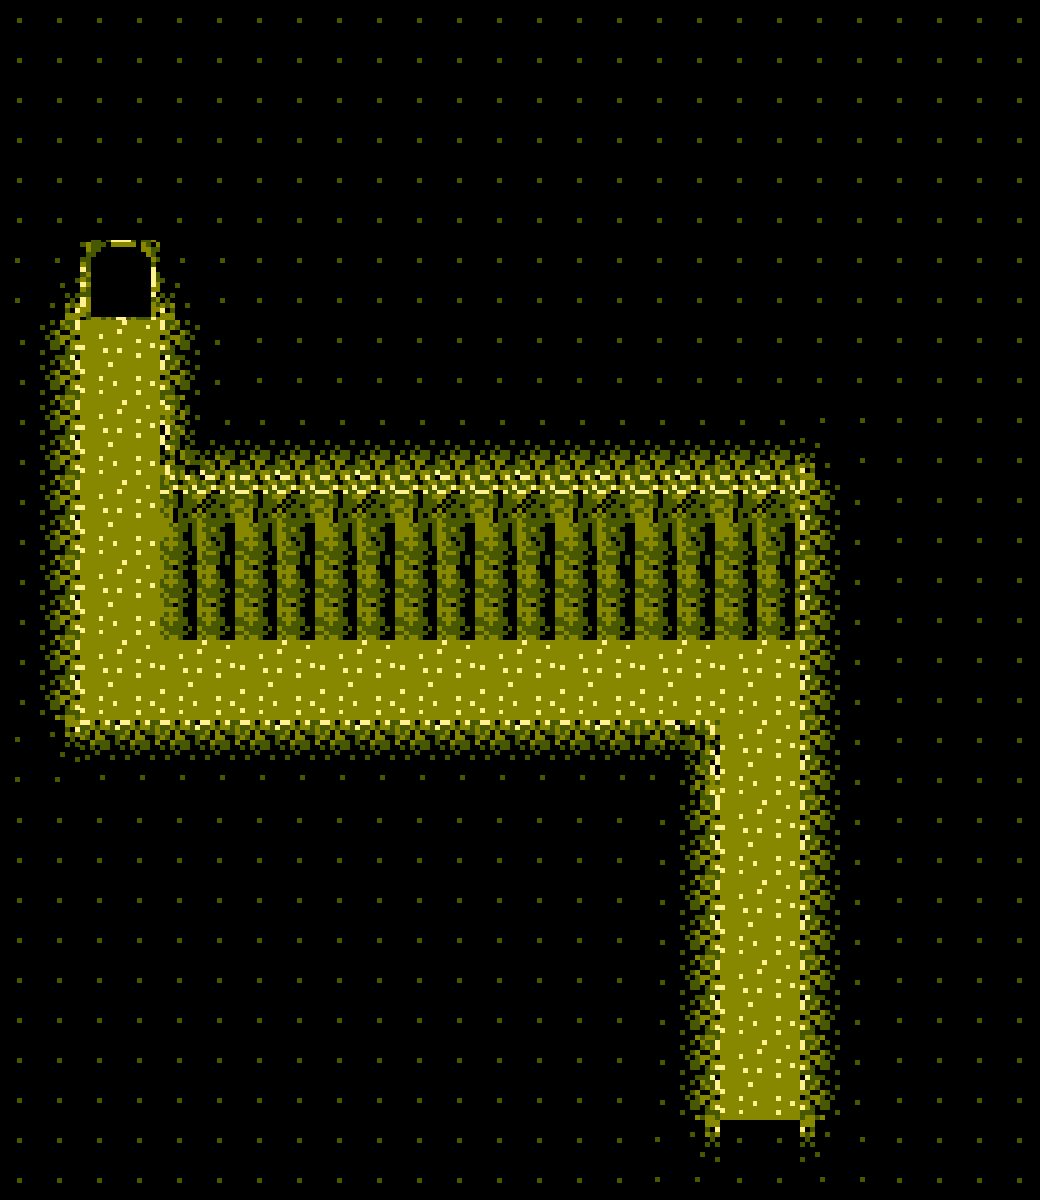

Tiled map render using the project's own tile images. Description and the map definition, with tile-layer contents summarised, below:
An orthogonal 13x15 tile map with 80x80 px tiles, 3 tile layers (mac, map, map2), 3 tilesets.

<map version="1.0" orientation="orthogonal" width="13" height="15" tilewidth="80" tileheight="80">
 <tileset firstgid="1" name="mac" tilewidth="80" tileheight="80">
  <image source="mac.png" width="240" height="240" />
  <tile id="0">
   <properties>
    <property name="macValue" value="0" />
    <property name="through" value="0" />
   </properties>
  </tile>
  <tile id="1">
   <properties>
    <property name="macValue" value="1" />
    <property name="through" value="1" />
   </properties>
  </tile>
  <tile id="2">
   <properties>
    <property name="macValue" value="1" />
    <property name="through" value="2" />
   </properties>
  </tile>
  <tile id="3">
   <properties>
    <property name="macValue" value="1" />
    <property name="through" value="3" />
   </properties>
  </tile>
  <tile id="4">
   <properties>
    <property name="macValue" value="1" />
    <property name="through" value="4" />
   </properties>
  </tile>
  <tile id="5">
   <properties>
    <property name="macValue" value="1" />
    <property name="through" value="5" />
   </properties>
  </tile>
 </tileset>
 <tileset firstgid="10" name="025" tilewidth="80" tileheight="80">
  <image source="map_025.png" width="400" height="320" />
 </tileset>
 <tileset firstgid="30" name="map_027" tilewidth="80" tileheight="80">
  <image source="map_027.png" width="560" height="640" />
 </tileset>
 <layer name="mac" width="13" height="15">
  <data>[195 cells, 195 non-empty, 2 distinct tile ids]</data>
 </layer>
 <layer name="map" width="13" height="15">
  <data>[195 cells, 194 non-empty, 14 distinct tile ids]</data>
 </layer>
 <layer name="map2" width="13" height="15">
  <data>[195 cells, 1 non-empty, 1 distinct tile ids]</data>
 </layer>
</map>
